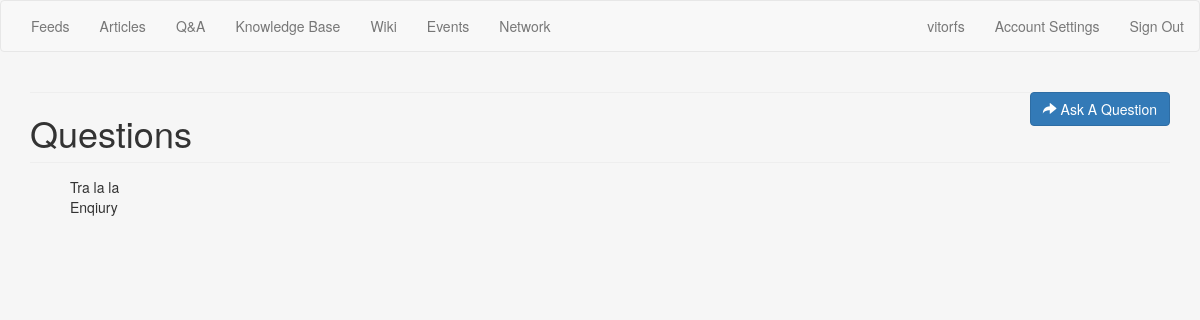
The page /questions/ on the database as committed earlier.
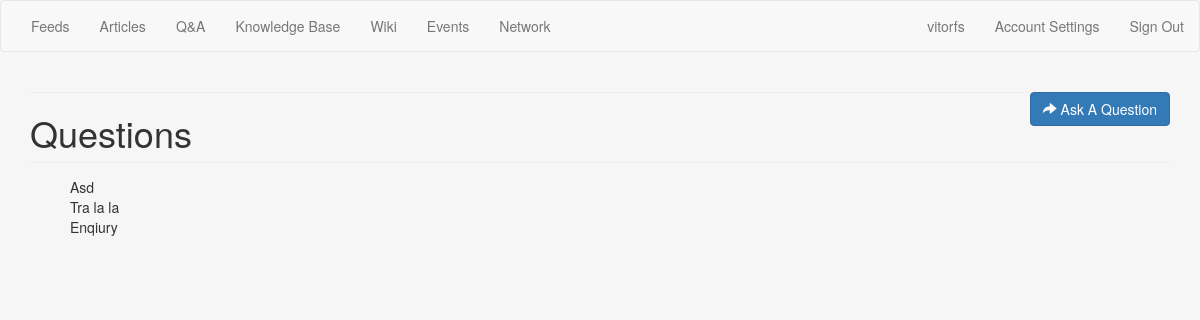
The same page on the database as committed later.
### questions/models.py (models this page shows, shortened)
class Question(models.Model):
	user = models.ForeignKey(User)
	title= models.CharField(max_length=2000)
	descritpion = models.TextField(max_length=2000)
	tags = models.CharField(max_length=255, null=True, blank=True)
	create_date = models.DateTimeField(auto_now_add=True)
	update_date = models.DateTimeField(auto_now_add=True)
	favorites = models.IntegerField(default=0)
	has_accepted_answer = models.BooleanField(default=False)
	class Meta:
		verbose_name = 'Question'
		verbose_name_plural = 'Questions'
		ordering = ('-update_date',)
	def __unicode__(self):
		return self.title

### questions/views.py (the view)
# urls.py: url(r'^questions/$', questions, name="questions"),
def questions(request):
	questions = Question.objects.all()
	context = {
		'questions': questions,
		'active': 'all'
	}
	return render(request, 'questions/questions.html', context)

### templates/questions/questions.html (shortened to what this page needs)
{% extends 'base.html' %}
{% block head %}
	<link href="../static/css/questions.css" rel="stylesheet">
{% endblock head %}
{% block main %}
	<div class="page-header">
		<a class="btn btn-primary pull-right" href="{% url 'ask' %}">
			<span class="glyphicon glyphicon-share-alt"></span>
			Ask A Question
		</a>
		<hr/>
		<h1>Questions</h1>
	</div>
	<ul class="questions">
		{% for question in questions %}
			{{ question }}</br>
		{% endfor %}
	</ul>
{% endblock main %}

Rows that differ between the two databases and show on the page:
added Question: title "Asd"
